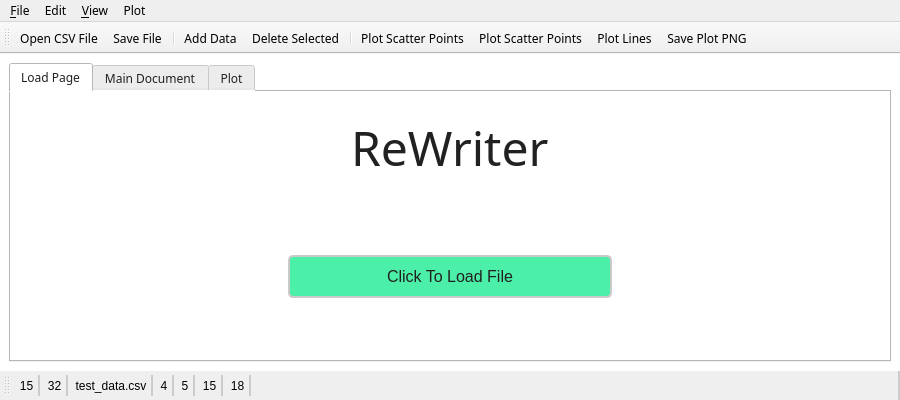
<?xml version="1.0" encoding="UTF-8"?>
<ui version="4.0">
 <class>MainWindow</class>
 <widget class="QMainWindow" name="MainWindow">
  <property name="geometry">
   <rect>
    <x>0</x>
    <y>0</y>
    <width>900</width>
    <height>400</height>
   </rect>
  </property>
  <property name="font">
   <font>
    <family>Google Sans</family>
   </font>
  </property>
  <property name="windowTitle">
   <string>CSV ReWriter</string>
  </property>
  <property name="styleSheet">
   <string notr="true"/>
  </property>
  <widget class="QWidget" name="centralwidget">
   <property name="styleSheet">
    <string notr="true">QWidget{
background-color: #ffffff;
color: #212121;
}

QPushButton{
background-color: #4cefa7;
padding: 2px;
border: 2px solid #cacaca;
}

QLineEdit{
border-radius: 3px;
padding: 5px;
border: 1px solid #d8d8d8
}

QTableView::item{
padding: 7px;
font: 300 14px/18px Roboto,sans-serif;
}

QTableView::item:focus{
padding: 0;
}

</string>
   </property>
   <layout class="QGridLayout" name="gridLayout">
    <item row="0" column="0">
     <widget class="QTabWidget" name="tabWidget">
      <property name="minimumSize">
       <size>
        <width>127</width>
        <height>0</height>
       </size>
      </property>
      <property name="focusPolicy">
       <enum>Qt::TabFocus</enum>
      </property>
      <property name="tabShape">
       <enum>QTabWidget::Rounded</enum>
      </property>
      <property name="currentIndex">
       <number>0</number>
      </property>
      <property name="movable">
       <bool>false</bool>
      </property>
      <property name="tabBarAutoHide">
       <bool>false</bool>
      </property>
      <widget class="QWidget" name="start_tab">
       <attribute name="title">
        <string>Load Page</string>
       </attribute>
       <attribute name="toolTip">
        <string></string>
       </attribute>
       <layout class="QGridLayout" name="gridLayout_6">
        <item row="0" column="0">
         <layout class="QHBoxLayout" name="horizontalLayout_3">
          <item>
           <layout class="QVBoxLayout" name="verticalLayout_3">
            <item>
             <spacer name="verticalSpacer_2">
              <property name="orientation">
               <enum>Qt::Vertical</enum>
              </property>
              <property name="sizeHint" stdset="0">
               <size>
                <width>20</width>
                <height>20</height>
               </size>
              </property>
             </spacer>
            </item>
            <item alignment="Qt::AlignHCenter">
             <widget class="QLabel" name="label_left_main_title">
              <property name="sizePolicy">
               <sizepolicy hsizetype="Preferred" vsizetype="Preferred">
                <horstretch>0</horstretch>
                <verstretch>1</verstretch>
               </sizepolicy>
              </property>
              <property name="font">
               <font>
                <family>Google Sans</family>
                <pointsize>36</pointsize>
                <weight>50</weight>
                <bold>false</bold>
               </font>
              </property>
              <property name="autoFillBackground">
               <bool>false</bool>
              </property>
              <property name="styleSheet">
               <string notr="true"/>
              </property>
              <property name="text">
               <string>ReWriter</string>
              </property>
              <property name="margin">
               <number>0</number>
              </property>
             </widget>
            </item>
            <item>
             <widget class="QLabel" name="label_left_sub_title">
              <property name="sizePolicy">
               <sizepolicy hsizetype="Preferred" vsizetype="Preferred">
                <horstretch>0</horstretch>
                <verstretch>1</verstretch>
               </sizepolicy>
              </property>
              <property name="font">
               <font>
                <family>Google Sans</family>
                <pointsize>16</pointsize>
                <weight>75</weight>
                <bold>true</bold>
                <underline>true</underline>
               </font>
              </property>
              <property name="styleSheet">
               <string notr="true">color:rgb(20,146,255);</string>
              </property>
              <property name="text">
               <string></string>
              </property>
              <property name="textFormat">
               <enum>Qt::AutoText</enum>
              </property>
              <property name="scaledContents">
               <bool>true</bool>
              </property>
              <property name="alignment">
               <set>Qt::AlignCenter</set>
              </property>
              <property name="wordWrap">
               <bool>true</bool>
              </property>
             </widget>
            </item>
            <item>
             <layout class="QVBoxLayout" name="verticalLayout" stretch="0,0">
              <item>
               <widget class="QLabel" name="label">
                <property name="sizePolicy">
                 <sizepolicy hsizetype="Preferred" vsizetype="Preferred">
                  <horstretch>0</horstretch>
                  <verstretch>1</verstretch>
                 </sizepolicy>
                </property>
                <property name="font">
                 <font>
                  <family>Google Sans</family>
                  <pointsize>15</pointsize>
                  <weight>75</weight>
                  <bold>true</bold>
                 </font>
                </property>
                <property name="text">
                 <string></string>
                </property>
                <property name="scaledContents">
                 <bool>true</bool>
                </property>
                <property name="alignment">
                 <set>Qt::AlignCenter</set>
                </property>
               </widget>
              </item>
              <item alignment="Qt::AlignHCenter">
               <widget class="QPushButton" name="btn_load_csv">
                <property name="sizePolicy">
                 <sizepolicy hsizetype="Maximum" vsizetype="Preferred">
                  <horstretch>2</horstretch>
                  <verstretch>2</verstretch>
                 </sizepolicy>
                </property>
                <property name="minimumSize">
                 <size>
                  <width>100</width>
                  <height>0</height>
                 </size>
                </property>
                <property name="font">
                 <font>
                  <pointsize>12</pointsize>
                  <weight>50</weight>
                  <bold>false</bold>
                 </font>
                </property>
                <property name="styleSheet">
                 <string notr="true">padding:10px;
border-radius:5px;
border-color: #cacaca;
width:300px;</string>
                </property>
                <property name="text">
                 <string>Click To Load File</string>
                </property>
                <property name="icon">
                 <iconset>
                  <normaloff>../icons/app_icon_bw.png</normaloff>../icons/app_icon_bw.png</iconset>
                </property>
               </widget>
              </item>
             </layout>
            </item>
            <item>
             <spacer name="verticalSpacer">
              <property name="orientation">
               <enum>Qt::Vertical</enum>
              </property>
              <property name="sizeHint" stdset="0">
               <size>
                <width>20</width>
                <height>40</height>
               </size>
              </property>
             </spacer>
            </item>
            <item>
             <widget class="QLabel" name="label_2">
              <property name="text">
               <string></string>
              </property>
              <property name="alignment">
               <set>Qt::AlignBottom|Qt::AlignHCenter</set>
              </property>
              <property name="wordWrap">
               <bool>true</bool>
              </property>
             </widget>
            </item>
           </layout>
          </item>
         </layout>
        </item>
       </layout>
      </widget>
      <widget class="QWidget" name="main_document_tab">
       <property name="focusPolicy">
        <enum>Qt::NoFocus</enum>
       </property>
       <attribute name="title">
        <string>Main Document</string>
       </attribute>
       <layout class="QGridLayout" name="gridLayout_2">
        <item row="0" column="0">
         <widget class="QTableWidget" name="csv_data_table"/>
        </item>
       </layout>
      </widget>
      <widget class="QWidget" name="plot_tab">
       <attribute name="title">
        <string>Plot</string>
       </attribute>
       <layout class="QGridLayout" name="gridLayout_3" rowstretch="0,1">
        <item row="1" column="0">
         <layout class="QHBoxLayout" name="horizontalLayout">
          <property name="topMargin">
           <number>10</number>
          </property>
          <item>
           <layout class="QHBoxLayout" name="plot_frame_horizontal">
            <property name="topMargin">
             <number>0</number>
            </property>
           </layout>
          </item>
         </layout>
        </item>
        <item row="0" column="0">
         <layout class="QHBoxLayout" name="horizontalLayout_2" stretch="0,0,0,0,0,0,0">
          <property name="spacing">
           <number>6</number>
          </property>
          <property name="sizeConstraint">
           <enum>QLayout::SetFixedSize</enum>
          </property>
          <item>
           <widget class="QPushButton" name="btn_save_plot">
            <property name="toolTip">
             <string></string>
            </property>
            <property name="text">
             <string>Save Plot PNG</string>
            </property>
           </widget>
          </item>
          <item>
           <widget class="QPushButton" name="btn_close_plot">
            <property name="text">
             <string>Close Plot</string>
            </property>
           </widget>
          </item>
          <item>
           <spacer name="horizontalSpacer">
            <property name="orientation">
             <enum>Qt::Horizontal</enum>
            </property>
            <property name="sizeHint" stdset="0">
             <size>
              <width>40</width>
              <height>20</height>
             </size>
            </property>
           </spacer>
          </item>
          <item>
           <widget class="QLineEdit" name="input_plot_title">
            <property name="maxLength">
             <number>50</number>
            </property>
            <property name="placeholderText">
             <string>Plot Title</string>
            </property>
           </widget>
          </item>
          <item>
           <widget class="QPushButton" name="btn_set_plot_title">
            <property name="text">
             <string>Set Title</string>
            </property>
           </widget>
          </item>
          <item>
           <widget class="QRadioButton" name="radio_plot_xy">
            <property name="styleSheet">
             <string notr="true">QRadioButton{
padding:5px;
}</string>
            </property>
            <property name="text">
             <string>Plot (x,y)</string>
            </property>
            <property name="checked">
             <bool>true</bool>
            </property>
           </widget>
          </item>
          <item>
           <widget class="QRadioButton" name="radio_plot_yx">
            <property name="styleSheet">
             <string notr="true">QRadioButton{
padding:5px;
}</string>
            </property>
            <property name="text">
             <string>Plot (y,x)</string>
            </property>
           </widget>
          </item>
         </layout>
        </item>
       </layout>
      </widget>
     </widget>
    </item>
   </layout>
  </widget>
  <widget class="QMenuBar" name="menubar">
   <property name="geometry">
    <rect>
     <x>0</x>
     <y>0</y>
     <width>619</width>
     <height>21</height>
    </rect>
   </property>
   <widget class="QMenu" name="menuFile">
    <property name="title">
     <string>&amp;File</string>
    </property>
    <addaction name="action_load_file"/>
    <addaction name="action_close_file"/>
    <addaction name="separator"/>
    <addaction name="action_add_data"/>
    <addaction name="action_add_column"/>
    <addaction name="separator"/>
    <addaction name="action_save_file"/>
    <addaction name="action_save_plot_png"/>
    <addaction name="separator"/>
    <addaction name="action_exit"/>
   </widget>
   <widget class="QMenu" name="menuEdit">
    <property name="title">
     <string>Edit</string>
    </property>
    <addaction name="action_edit_data"/>
    <addaction name="action_delete_selected"/>
   </widget>
   <widget class="QMenu" name="menuPlot">
    <property name="title">
     <string>Plot</string>
    </property>
    <addaction name="action_plot_scatter_points"/>
    <addaction name="action_plot_scatter_points_lines"/>
    <addaction name="action_plot_lines"/>
   </widget>
   <widget class="QMenu" name="menu_View">
    <property name="title">
     <string>&amp;View</string>
    </property>
    <addaction name="action_column_layout"/>
   </widget>
   <addaction name="menuFile"/>
   <addaction name="menuEdit"/>
   <addaction name="menu_View"/>
   <addaction name="menuPlot"/>
  </widget>
  <widget class="QToolBar" name="toolBar">
   <property name="windowTitle">
    <string>toolBar</string>
   </property>
   <attribute name="toolBarArea">
    <enum>TopToolBarArea</enum>
   </attribute>
   <attribute name="toolBarBreak">
    <bool>false</bool>
   </attribute>
   <addaction name="action_toolbar_open_file"/>
   <addaction name="action_toolbar_save_file"/>
   <addaction name="separator"/>
   <addaction name="action_toolbar_add_data"/>
   <addaction name="action_toolbar_delete_selected"/>
   <addaction name="separator"/>
   <addaction name="action_toolbar_plot_scatter_points"/>
   <addaction name="action_toolbar_plot_scatter_points_lines"/>
   <addaction name="action_toolbar_plot_lines"/>
   <addaction name="action_toolbar_save_plot_png"/>
  </widget>
  <widget class="QToolBar" name="toolbar_bottom_info">
   <property name="windowTitle">
    <string>toolBar_2</string>
   </property>
   <property name="autoFillBackground">
    <bool>false</bool>
   </property>
   <property name="styleSheet">
    <string notr="true">QWidget{
border: 2px solid;
border-color: transparent #ccc transparent transparent
}</string>
   </property>
   <attribute name="toolBarArea">
    <enum>BottomToolBarArea</enum>
   </attribute>
   <attribute name="toolBarBreak">
    <bool>false</bool>
   </attribute>
   <addaction name="action_toolbar_bottom_column_count"/>
   <addaction name="action_toolbar_bottom_row_count"/>
   <addaction name="action_toolbar_bottom_source"/>
   <addaction name="action_toolbar_bottom_column"/>
   <addaction name="action_toolbar_bottom_row"/>
   <addaction name="action_toolbar_bottom_selected_cells"/>
   <addaction name="action_toolbar_bottom_text_length"/>
  </widget>
  <action name="action_load_file">
   <property name="text">
    <string>&amp;Load File</string>
   </property>
  </action>
  <action name="action_close_file">
   <property name="text">
    <string>&amp;Close File</string>
   </property>
  </action>
  <action name="action_save_file">
   <property name="text">
    <string>&amp;Save</string>
   </property>
  </action>
  <action name="action_edit_data">
   <property name="text">
    <string>Edit Data</string>
   </property>
  </action>
  <action name="action_save_as">
   <property name="text">
    <string>Save as</string>
   </property>
  </action>
  <action name="action_exit">
   <property name="text">
    <string>&amp;Exit</string>
   </property>
  </action>
  <action name="action_add_data">
   <property name="text">
    <string>&amp;Add Row</string>
   </property>
  </action>
  <action name="action_column_layout">
   <property name="text">
    <string>Show/Hide Columns</string>
   </property>
  </action>
  <action name="action_toolbar_add_data">
   <property name="text">
    <string>Add Data</string>
   </property>
   <property name="toolTip">
    <string>Add Row to the table</string>
   </property>
  </action>
  <action name="action_toolbar_delete_selected">
   <property name="text">
    <string>Delete Selected</string>
   </property>
   <property name="toolTip">
    <string>Delete Selected</string>
   </property>
  </action>
  <action name="action_toolbar_plot_scatter_points">
   
   <property name="text">
    <string>Plot Scatter Points</string>
   </property>
   <property name="toolTip">
    <string>Plot Scatter Points</string>
   </property>
  </action>
  <action name="action_toolbar_plot_scatter_points_lines">
   
   <property name="text">
    <string>Plot Scatter Points</string>
   </property>
   <property name="toolTip">
    <string>Plot Scatter Points</string>
   </property>
  </action>
  <action name="action_toolbar_plot_lines">
   
   <property name="text">
    <string>Plot Lines</string>
   </property>
   <property name="toolTip">
    <string>Plot Lines</string>
   </property>
  </action>
  <action name="action_toolbar_save_file">
   
   <property name="text">
    <string>Save File</string>
   </property>
   <property name="toolTip">
    <string>Save table as CSV file</string>
   </property>
   <property name="shortcut">
    <string>Ctrl+S</string>
   </property>
  </action>
  <action name="action_toolbar_open_file">
   
   <property name="text">
    <string>Open CSV File</string>
   </property>
   <property name="toolTip">
    <string>Open CSV File</string>
   </property>
   <property name="shortcut">
    <string>Ctrl+O</string>
   </property>
  </action>
  <action name="action_plot_scatter_points">
   <property name="text">
    <string>Scatter Points</string>
   </property>
  </action>
  <action name="action_plot_scatter_points_lines">
   <property name="text">
    <string>Scatter Points with Smooth Lines</string>
   </property>
  </action>
  <action name="action_plot_lines">
   <property name="text">
    <string>Lines</string>
   </property>
  </action>
  <action name="action_save_plot_png">
   <property name="text">
    <string>Save Plot</string>
   </property>
  </action>
  <action name="action_toolbar_save_plot_png">
   
   <property name="text">
    <string>Save Plot PNG</string>
   </property>
   <property name="toolTip">
    <string>Save Plot</string>
   </property>
  </action>
  <action name="action_delete_selected">
   <property name="text">
    <string>Delete Selected</string>
   </property>
  </action>
  <action name="action_toolbar_bottom_column_count">
   <property name="text">
    <string>15</string>
   </property>
  </action>
  <action name="action_toolbar_bottom_row_count">
   <property name="text">
    <string>32</string>
   </property>
  </action>
  <action name="action_toolbar_bottom_source">
   <property name="text">
    <string>test_data.csv</string>
   </property>
  </action>
  <action name="action_toolbar_bottom_column">
   <property name="text">
    <string>4</string>
   </property>
  </action>
  <action name="action_toolbar_bottom_row">
   <property name="text">
    <string>5</string>
   </property>
   <property name="font">
    <font/>
   </property>
  </action>
  <action name="action_toolbar_bottom_selected_cells">
   <property name="text">
    <string>15</string>
   </property>
  </action>
  <action name="action_toolbar_bottom_text_length">
   <property name="text">
    <string>18</string>
   </property>
  </action>
  <action name="action_add_column">
   <property name="text">
    <string>&amp;Add Column</string>
   </property>
  </action>
 </widget>
 <resources/>
 <connections/>
</ui>
